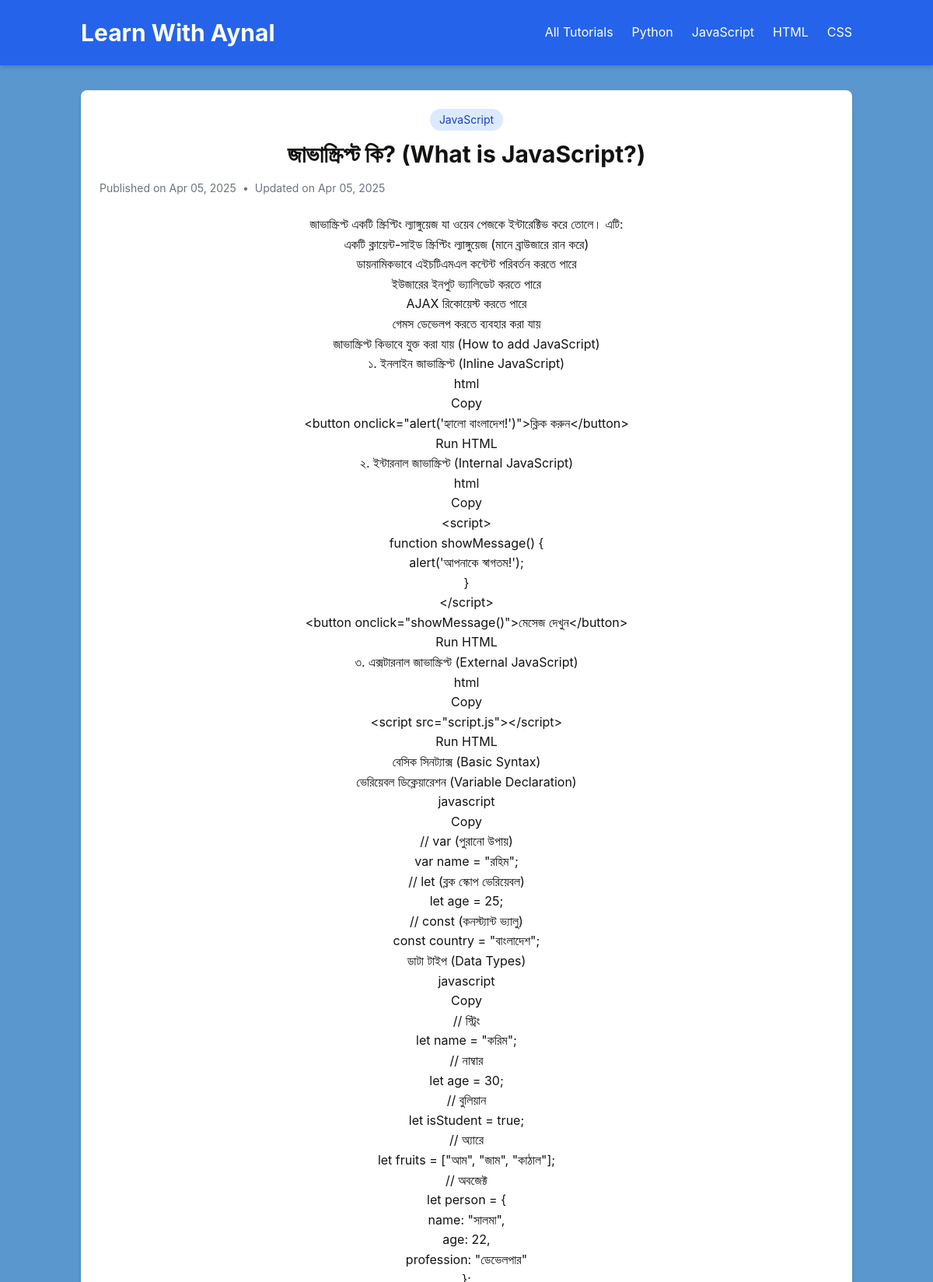
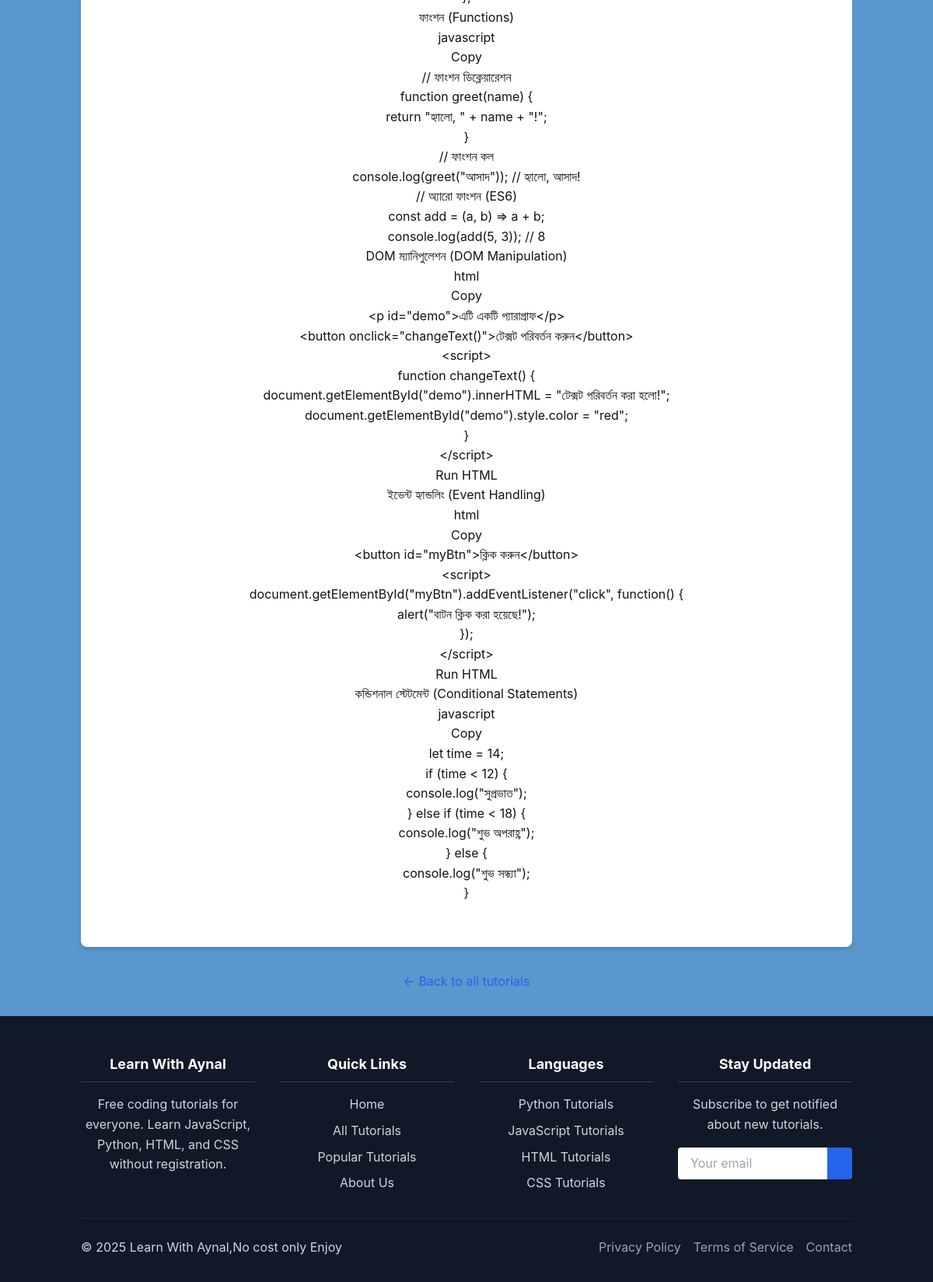
/tutorials/what-is-javascript/, run on the app's committed database (2 pictures, top to bottom).
### content/models.py (models this page shows, shortened)
class Tutorial(models.Model):
    LANGUAGES = [
        ('js', 'JavaScript'),
        ('py', 'Python'),
        ('html', 'HTML'),
        ('css', 'CSS'),
    ]
    title = models.CharField(max_length=200)
    slug = models.SlugField(unique=True, blank=True)
    content = models.TextField()
    category = models.ForeignKey(Category, on_delete=models.SET_NULL, null=True)
    language = models.CharField(max_length=10, choices=LANGUAGES)
    created_at = models.DateTimeField(auto_now_add=True)
    updated_at = models.DateTimeField(auto_now=True)
    external_links = models.TextField(blank=True, help_text="One link per line")
    is_published = models.BooleanField(default=True)
    def get_external_links(self):
        if self.external_links:
            return [link.strip() for link in self.external_links.split('\n') if link.strip()]
        return []

### content/views.py (the view)
# urls.py: path('tutorials/<slug:slug>/', views.tutorial_detail, name='tutorial_detail'),
def tutorial_detail(request, slug):
    tutorial = get_object_or_404(Tutorial, slug=slug, is_published=True)
    return render(request, 'tutorial_detail.html', {
        'tutorial': tutorial,
    })

### templates/tutorial_detail.html (shortened to what this page needs)
{% extends 'base.html' %}
{% block content %}
<article class="bg-white p-6 rounded-lg shadow-md">
    <span class="inline-block px-3 py-1 bg-blue-100 text-blue-800 rounded-full text-sm mb-3">
        {{ tutorial.get_language_display }}
    </span>
    <h1 class="text-3xl font-bold mb-4">{{ tutorial.title }}</h1>
    <div class="flex items-center text-sm text-gray-500 mb-6">
        <span>Published on {{ tutorial.created_at|date:"M d, Y" }}</span>
        {% if tutorial.updated_at != tutorial.created_at %}
        <span class="mx-2">•</span>
        <span>Updated on {{ tutorial.updated_at|date:"M d, Y" }}</span>
        {% endif %}
    </div>
    <div class="prose max-w-none mb-8">
        {{ tutorial.content|linebreaks }}
    </div>
</article>
<div class="mt-8">
    <a href="{% url 'tutorial_list' %}" class="inline-flex items-center text-blue-600 hover:underline">
        ← Back to all tutorials
    </a>
</div>
{% endblock %}

### static/css/styles.css (style rules this page uses)
body { font-family: 'Inter', -apple-system, BlinkMacSystemFont, sans-serif; line-height: 1.6; background-color: #5997ce; color: lch(5.73% 1.28 129.46); margin: 0%; padding: 0%; box-sizing: content-box; overflow: hidden; font-size: 16px; text-align: center; min-height: auto; max-height: 200vh; overflow-y: auto; overflow-x: auto; scroll-behavior: smooth; }
a, button, .transition-all { transition: all 0.3s ease; }

### data on the page
Tutorial: language "JavaScript", title "জাভাস্ক্রিপ্ট কি? (What is JavaScript?)", created_at "Apr 05, 2025", updated_at "Apr 05, 2025", content "জাভাস্ক্রিপ্ট একটি স্ক্রিপ্টিং ল্যাঙ্গুয়েজ যা ওয়েব পেজকে ইন্টারেক্টিভ করে তোলে। এটি: একটি ক্লায়েন্ট-সাইড স্ক্রিপ্টিং ল্যাঙ্গুয়েজ (মানে ব্রাউজারে রান করে) ডায়নামিকভাবে এইচটিএমএল কন্টেন্ট পরিবর্তন করতে পারে ইউজারের ইনপুট ভ্যালিডেট করতে পারে AJAX রিকোয়েস্ট করতে পারে গেমস ডেভেলপ করতে ব্যবহার করা যায় জাভাস্ক্রিপ্ট কিভাবে যুক্ত করা যায় (How to add JavaScript) ১. ইনলাইন জাভাস্ক্রিপ্ট (Inline JavaScript) html Copy <button onclick=\"alert('হ্যালো বাংলাদেশ!')\">ক্লিক করুন</button> Run HTML ২. ইন্টারনাল জাভাস্ক্রিপ্ট (Internal JavaScript) html Copy <script> function showMessage() { alert('আপনাকে স্বাগতম!'); } </script> <button onclick=\"showMessage()\">মেসেজ দেখুন</button> Run HTML ৩. এক্সটারনাল…"
